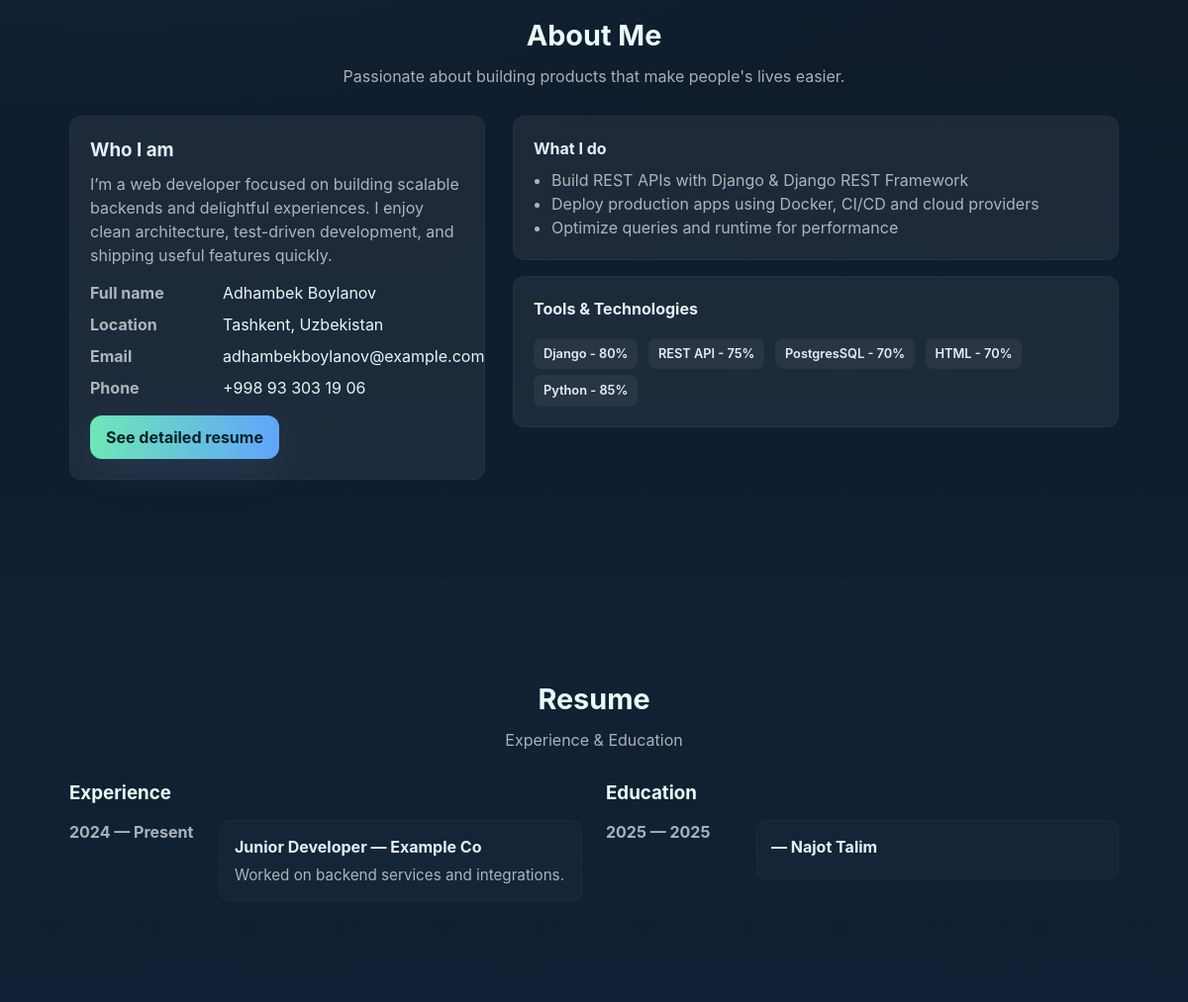
The app's page / (middle part), older data.
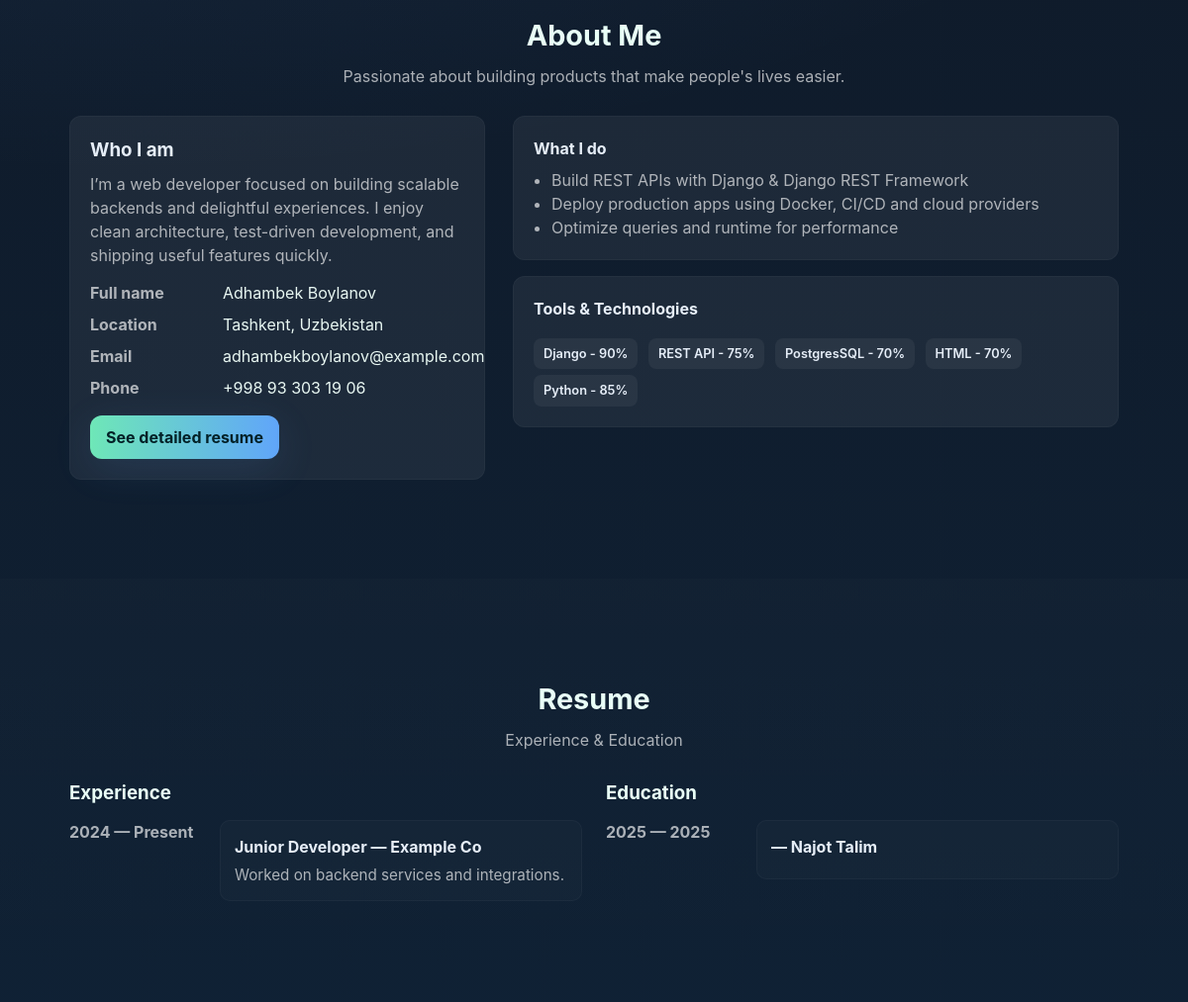
The same page, newer data.
### configapp/models.py (models this page shows, shortened)
class Skill(models.Model):
    name = models.CharField(max_length=100)
    level = models.CharField(max_length=50)

class Education(models.Model):
    institution = models.CharField(max_length=200)
    degree = models.CharField(max_length=100,blank=True)
    start_date = models.DateField()
    end_date = models.DateField(null=True, blank=True)
    description = models.TextField(blank=True)

### configapp/views.py (the view)
# urls.py: path('', index, name="index"),
def index(request):
    personalinfo = PersonalInfo.objects.first()
    skills = Skill.objects.all()
    experiences = Experience.objects.all()
    educations = Education.objects.all()
    projects = Project.objects.all()
    context = {
        'personalinfo': personalinfo,
        'skills': skills,
        'experiences': experiences,
        'educations': educations,
        'projects': projects
    }
    return render(request, 'index1.html',context=context)

### configapp/models.py (called while the page is built)
    def get_tech_list(self):
        return [t.strip() for t in self.technologies.split("•")]

### configapp/templates/index1.html (shortened to what this page needs)
<!DOCTYPE html>
<html lang="en">
<head>
</head>
<body>
  <main>
    <section id="about" class="content-section">
      <div class="container">
        <div class="section-title">
          <h2>About Me</h2>
          <p class="section-sub">{% if personal %}{{ personal.profession }} — {{ personal.name }}{% else %}Passionate about building products that make people's lives easier.{% endif %}</p>
        </div>
        <div class="about-grid">
          <div class="about-card">
            <h3 style="margin-bottom:8px">Who I am</h3>
            <p>{% if personal %}{{ personal.about }}{% else %}I’m a web developer focused on building scalable backends and delightful experiences. I enjoy clean architecture, test-driven development, and shipping useful features quickly.{% endif %}</p>
            <div style="margin-top:14px" class="profile-info">
              <dl>
                <dt>Full name</dt><dd>{% if personal %}{{ personal.name }}{% else %}Adhambek Boylanov{% endif %}</dd>
                <dt>Location</dt><dd>{% if personal and personal.address %}{{ personal.address }}{% else %}Tashkent, Uzbekistan{% endif %}</dd>
                <dt>Email</dt><dd>{% if personal %}{{ personal.email }}{% else %}adhambekboylanov@example.com{% endif %}</dd>
                <dt>Phone</dt><dd>{% if personal %}{{ personal.phone }}{% else %}+998 93 303 19 06{% endif %}</dd>
              </dl>
            </div>
            <div style="margin-top:16px">
              <a href="#resume" class="btn primary">See detailed resume</a>
            </div>
          </div>
          <div>
            <div class="about-card" style="margin-bottom:16px">
              <h4 style="margin-bottom:8px">What I do</h4>
              <ul style="margin-left:18px;color:var(--muted);list-style:disc">
                <li>Build REST APIs with Django & Django REST Framework</li>
                <li>Deploy production apps using Docker, CI/CD and cloud providers</li>
                <li>Optimize queries and runtime for performance</li>
              </ul>
            </div>
            <div class="about-card">
            <h4 style="margin-bottom:8px">Tools & Technologies</h4>
            <div class="skills-list" style="margin-top:12px;">
                {% for item in skills %}
                    <span class="badge" style="
                        display: inline-block;
                        margin: 6px 6px 0 0;
                        padding: 6px 10px;
                        border-radius: 8px;
                        background: rgba(255,255,255,0.05);
                        color: #e6eef8;
                        font-weight: 600;
                        width: auto;
                    ">
                        {{ item.name }}{% if item.level %} - {{ item.level }}{% endif %}
                    </span>
                {% empty %}
                    <span class="badge">Django</span>
                    <span class="badge">PostgreSQL</span>
                    <span class="badge">Docker</span>
                {% endfor %}
            </div>
        </div>
          </div>
        </div>
      </div>
    </section>
    <section id="resume" class="content-section" style="background:linear-gradient(180deg, rgba(255,255,255,0.01), transparent)">
      <div class="container">
        <div class="section-title">
          <h2>Resume</h2>
          <p class="section-sub">Experience & Education</p>
        </div>
        <div style="display:grid;grid-template-columns:1fr 1fr;gap:24px">
          <div>
            <h3 style="color:#e9fff7;margin-bottom:12px">Experience</h3>
            <div class="timeline">
              {% for exp in experiences %}
                <div class="timeline-item">
                  <div class="time">
                    {{ exp.start_date|date:"Y" }} — {% if exp.end_date %}{{ exp.end_date|date:"Y" }}{% else %}Present{% endif %}
                  </div>
                  <div class="body">
                    <h4 style="margin-bottom:6px">{{ exp.position }} — {{ exp.company_name }}</h4>
                    <div style="color:var(--muted);font-size:0.95rem">{{ exp.description }}</div>
                  </div>
                </div>
              {% empty %}
                <div class="timeline-item">
                  <div class="time">2024 — Present</div>
                  <div class="body">
                    <h4 style="margin-bottom:6px">Junior Developer — Example Co</h4>
                    <div style="color:var(--muted);font-size:0.95rem">Worked on backend services and integrations.</div>
                  </div>
                </div>
              {% endfor %}
            </div>
          </div>
          <div>
            <h3 style="color:#e9fff7;margin-bottom:12px">Education</h3>
            <div class="timeline">
              {% for edu in educations %}
                <div class="timeline-item">
                  <div class="time">{{ edu.start_date|date:"Y" }} — {% if edu.end_date %}{{ edu.end_date|date:"Y" }}{% else %}Present{% endif %}</div>
                  <div class="body">
                    <h4 style="margin-bottom:6px">{{ edu.degree }} — {{ edu.institution }}</h4>
                  </div>
                </div>
              {% endfor %}
            </div>
          </div>
        </div>
      </div>
    </section>
  </main>
</body>
</html>

### configapp/templates/index1.html (style rules this page uses)
:root { --bg-1: #0f1724; --bg-2: #102a43; --accent-1: #6EE7B7; --accent-2: #60A5FA; --glass: rgba(255,255,255,0.06); --card: rgba(255,255,255,0.03); --muted: rgba(255,255,255,0.65); --max-width: 1100px; }
* { box-sizing:border-box;margin:0;padding:0 }
html,body { height:100% }
body { font-family: Inter, ui-sans-serif, system-ui, -apple-system, "Segoe UI", Roboto, "Helvetica Neue", Arial; background: radial-gradient(1200px 600px at 10% 10%, rgba(96,165,250,0.12), transparent), radial-gradient(800px 400px at 85% 85%, rgba(110,231,183,0.08), transparent), linear-gradient(180deg,var(--bg-1), var(--bg-2)); color:#e6eef8; -webkit-font-smoothing:antialiased; -moz-osx-font-smoothing:grayscale; line-height:1.5; overflow-x:hidden; padding-bottom:80px; }
a { color:var(--accent-2);text-decoration:none }
.container { width:calc(100% - 40px); max-width:var(--max-width); margin:0 auto; padding:30px 20px; }
.btn { display:inline-flex;align-items:center;gap:10px;padding:10px 16px;border-radius:12px;border:0;cursor:pointer;font-weight:700; text-decoration:none;color:inherit; }
.btn.primary { background: linear-gradient(90deg,var(--accent-1),var(--accent-2)); color:#022127; box-shadow: 0 10px 40px rgba(96,165,250,0.12); }
section.content-section { padding:70px 0; position:relative; z-index:2; }
.section-title { text-align:center;margin-bottom:28px; }
.section-title h2 { font-size:1.8rem;color:#e9fff7 }
.section-sub { color:var(--muted);margin-top:8px }
.about-grid { display:grid;grid-template-columns: 420px 1fr;gap:28px;align-items:start; }
.about-card { padding:20px;border-radius:12px;background:var(--glass);border:1px solid rgba(255,255,255,0.03); }
.about-card p { color:var(--muted) }
.profile-info dl { display:grid;grid-template-columns:120px 1fr;gap:8px 14px;margin-top:12px }
.profile-info dt { color:var(--muted);font-weight:700 }
.profile-info dd { margin:0;color:#e8f7f2 }
.timeline { display:flex;flex-direction:column;gap:18px }
.timeline-item { display:grid;grid-template-columns:140px 1fr;gap:12px;align-items:start }
.timeline-item .time { color:var(--muted);font-weight:700 }
.timeline-item .body { background:rgba(255,255,255,0.02);padding:14px;border-radius:10px;border:1px solid rgba(255,255,255,0.03) }
.badge { display:inline-block;padding:6px 10px;border-radius:999px;background:rgba(255,255,255,0.02);font-size:0.8rem;color:var(--muted) }

Row changes from the older to the newer data that the page shows:
changed Skill "Django": level "80%" → "90%"
